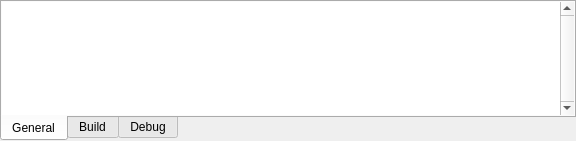
<?xml version="1.0" encoding="UTF-8"?>
<ui version="4.0">
 <class>OutputPaneDockWidget</class>
 <widget class="QDockWidget" name="OutputPaneDockWidget">
  <property name="geometry">
   <rect>
    <x>0</x>
    <y>0</y>
    <width>576</width>
    <height>141</height>
   </rect>
  </property>
  <property name="windowTitle">
   <string>DockWidget</string>
  </property>
  <widget class="QWidget" name="dockWidgetContents">
   <layout class="QGridLayout" name="gridLayout">
    <property name="margin">
     <number>0</number>
    </property>
    <item row="0" column="0">
     <widget class="QTabWidget" name="outputTabWidget">
      <property name="contextMenuPolicy">
       <enum>Qt::DefaultContextMenu</enum>
      </property>
      <property name="acceptDrops">
       <bool>false</bool>
      </property>
      <property name="tabPosition">
       <enum>QTabWidget::South</enum>
      </property>
      <property name="tabShape">
       <enum>QTabWidget::Rounded</enum>
      </property>
      <property name="currentIndex">
       <number>0</number>
      </property>
      <property name="elideMode">
       <enum>Qt::ElideRight</enum>
      </property>
      <property name="usesScrollButtons">
       <bool>true</bool>
      </property>
      <property name="documentMode">
       <bool>false</bool>
      </property>
      <property name="tabsClosable">
       <bool>false</bool>
      </property>
      <property name="movable">
       <bool>false</bool>
      </property>
      <widget class="QWidget" name="generalOutput">
       <attribute name="title">
        <string>General</string>
       </attribute>
       <layout class="QGridLayout" name="gridLayout_5">
        <property name="margin">
         <number>0</number>
        </property>
        <item row="0" column="0">
         <widget class="QPlainTextEdit" name="generalOutputTextEdit">
          <property name="contextMenuPolicy">
           <enum>Qt::NoContextMenu</enum>
          </property>
          <property name="acceptDrops">
           <bool>false</bool>
          </property>
          <property name="frameShape">
           <enum>QFrame::NoFrame</enum>
          </property>
          <property name="lineWidth">
           <number>0</number>
          </property>
          <property name="verticalScrollBarPolicy">
           <enum>Qt::ScrollBarAlwaysOn</enum>
          </property>
          <property name="horizontalScrollBarPolicy">
           <enum>Qt::ScrollBarAsNeeded</enum>
          </property>
          <property name="undoRedoEnabled">
           <bool>false</bool>
          </property>
          <property name="lineWrapMode">
           <enum>QPlainTextEdit::NoWrap</enum>
          </property>
          <property name="readOnly">
           <bool>true</bool>
          </property>
          <property name="textInteractionFlags">
           <set>Qt::LinksAccessibleByKeyboard|Qt::LinksAccessibleByMouse|Qt::TextBrowserInteraction|Qt::TextSelectableByKeyboard|Qt::TextSelectableByMouse</set>
          </property>
          <property name="maximumBlockCount">
           <number>0</number>
          </property>
          <property name="backgroundVisible">
           <bool>false</bool>
          </property>
         </widget>
        </item>
       </layout>
      </widget>
      <widget class="QWidget" name="compilerOutput">
       <attribute name="title">
        <string>Build</string>
       </attribute>
       <layout class="QGridLayout" name="gridLayout_4">
        <property name="margin">
         <number>0</number>
        </property>
        <item row="0" column="0">
         <widget class="QPlainTextEdit" name="compilerOutputTextEdit">
          <property name="contextMenuPolicy">
           <enum>Qt::NoContextMenu</enum>
          </property>
          <property name="acceptDrops">
           <bool>false</bool>
          </property>
          <property name="frameShape">
           <enum>QFrame::NoFrame</enum>
          </property>
          <property name="lineWidth">
           <number>0</number>
          </property>
          <property name="verticalScrollBarPolicy">
           <enum>Qt::ScrollBarAlwaysOn</enum>
          </property>
          <property name="horizontalScrollBarPolicy">
           <enum>Qt::ScrollBarAsNeeded</enum>
          </property>
          <property name="undoRedoEnabled">
           <bool>false</bool>
          </property>
          <property name="lineWrapMode">
           <enum>QPlainTextEdit::NoWrap</enum>
          </property>
          <property name="readOnly">
           <bool>true</bool>
          </property>
          <property name="textInteractionFlags">
           <set>Qt::LinksAccessibleByKeyboard|Qt::LinksAccessibleByMouse|Qt::TextBrowserInteraction|Qt::TextSelectableByKeyboard|Qt::TextSelectableByMouse</set>
          </property>
         </widget>
        </item>
       </layout>
      </widget>
      <widget class="QWidget" name="debuggerOutput">
       <attribute name="title">
        <string>Debug</string>
       </attribute>
       <layout class="QGridLayout" name="gridLayout_6">
        <property name="margin">
         <number>0</number>
        </property>
        <item row="0" column="0">
         <widget class="QPlainTextEdit" name="debuggerOutputTextEdit">
          <property name="contextMenuPolicy">
           <enum>Qt::NoContextMenu</enum>
          </property>
          <property name="acceptDrops">
           <bool>false</bool>
          </property>
          <property name="frameShape">
           <enum>QFrame::NoFrame</enum>
          </property>
          <property name="lineWidth">
           <number>0</number>
          </property>
          <property name="verticalScrollBarPolicy">
           <enum>Qt::ScrollBarAlwaysOn</enum>
          </property>
          <property name="horizontalScrollBarPolicy">
           <enum>Qt::ScrollBarAsNeeded</enum>
          </property>
          <property name="undoRedoEnabled">
           <bool>false</bool>
          </property>
          <property name="lineWrapMode">
           <enum>QPlainTextEdit::NoWrap</enum>
          </property>
          <property name="readOnly">
           <bool>true</bool>
          </property>
          <property name="textInteractionFlags">
           <set>Qt::LinksAccessibleByKeyboard|Qt::LinksAccessibleByMouse|Qt::TextBrowserInteraction|Qt::TextSelectableByKeyboard|Qt::TextSelectableByMouse</set>
          </property>
         </widget>
        </item>
       </layout>
      </widget>
     </widget>
    </item>
   </layout>
  </widget>
 </widget>
 <resources/>
 <connections/>
</ui>
